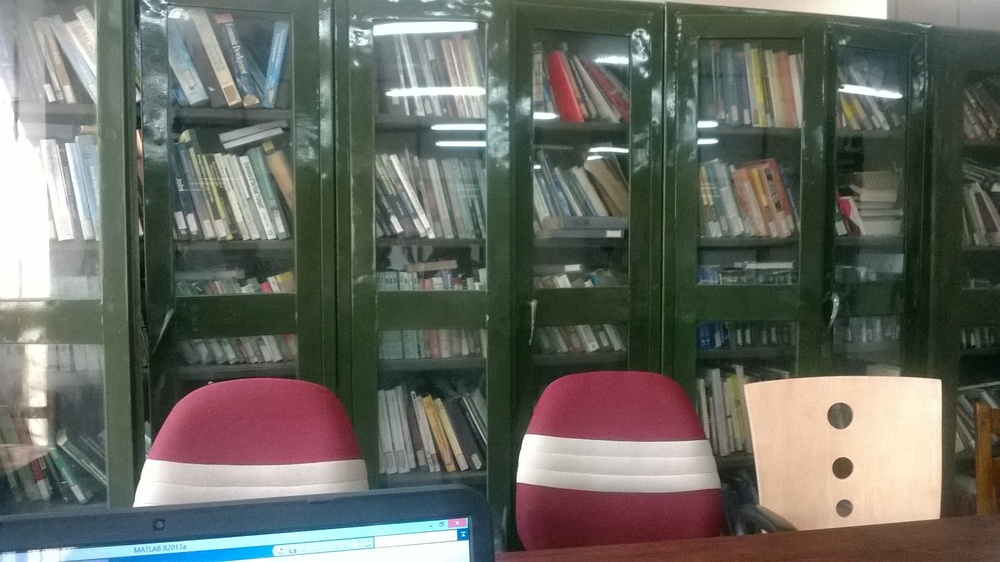
%> input picture classes/Codes/Codes_prerana/books.jpg, 1000 x 562 px, shrunk from 2592 x 1456 before the run
$ octave --eval "result = extractObject(rgb2gray(imread('books.jpg')));"   (GNU Octave 9; MATLAB toolbox functions it lacks are replaced by stand-ins)
%> lines starting %> are read from the running program, lines starting %| are printed output that depends on the picture; in (x1, y1, x2, y2) boxes, pixels count from 0 and x2, y2 are one past the last pixel; in counts of white or black regions, pixels touching at a corner belong together; the program's own positions count from 1
function [bw]=extractObject(im)
[l,num]=bwlabel(im);
%> l: size 562x1000 double; every value is 1
%> num = 1
stat=regionprops(l,'BoundingBox','Extrema');
%> stat = 1 region; box (x1, y1, x2, y2): (0, 0, 1000, 562)

bb=round(cat(1,stat.BoundingBox));
%> bb = [1 1 1000 562]
%disp(bb);
im=imcrop(im,bb);
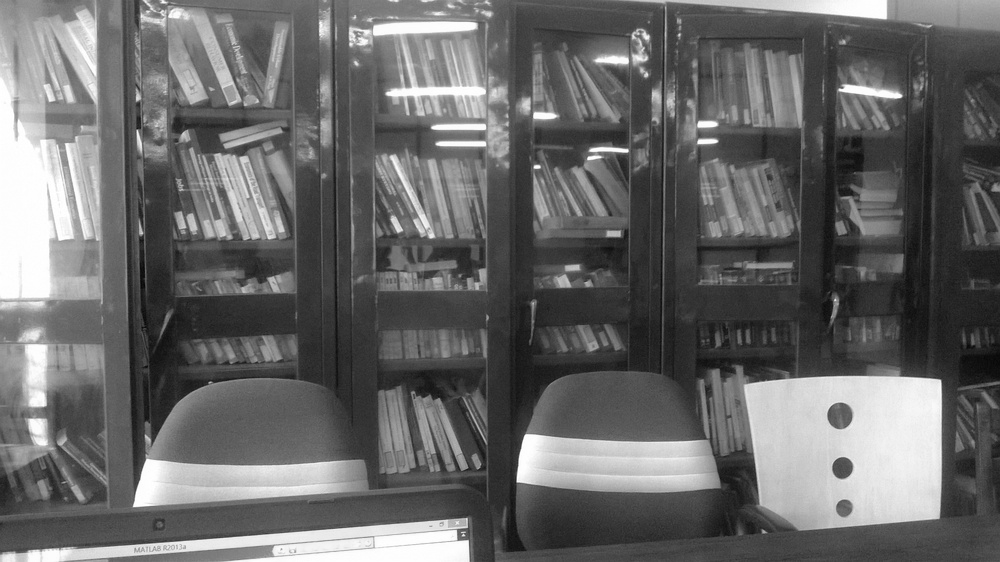
%> im: size 562x1000 uint8; min 5, max 255, mean 104.5

bw=imfill(im,'holes');
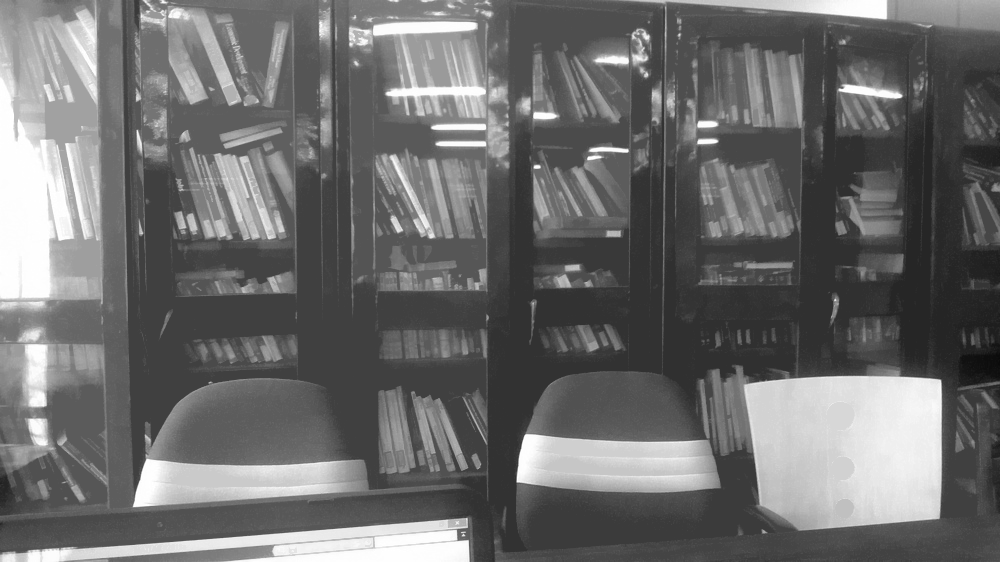
%> bw: size 562x1000 uint8; min 9, max 255, mean 108.8
figure,imshow(bw);

% stat=regionprops(bw,'Extrema');
% ex=round(cat(2,stat.Extrema));
% disp(ex);


end

$ run again, on classes/Codes/Codes_prerana/cross.jpg
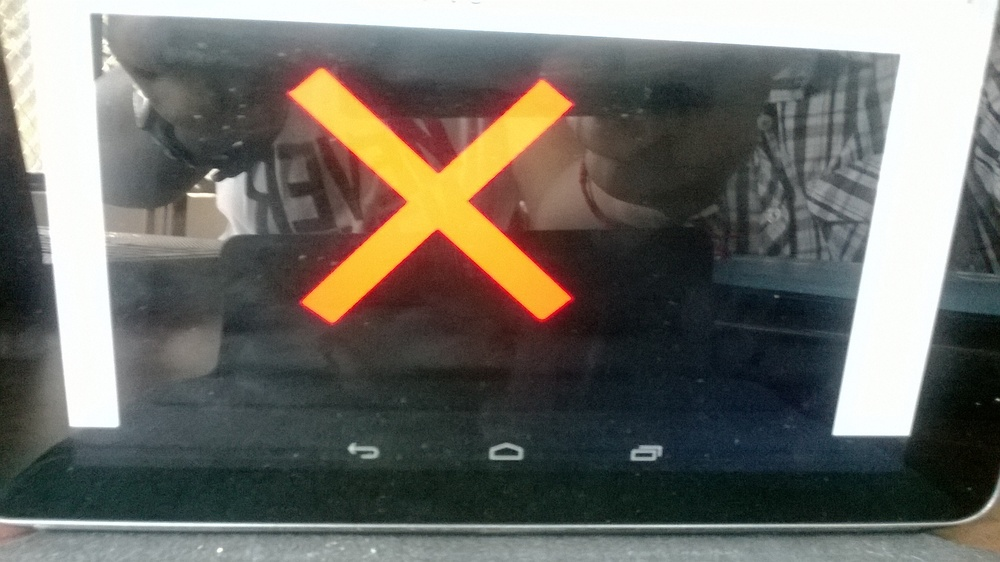
%> input picture classes/Codes/Codes_prerana/cross.jpg, 1000 x 562 px, shrunk from 2592 x 1456 before the run
%> l: size 562x1000 double; every value is 1
%> num = 1
%> stat = 1 region; box (x1, y1, x2, y2): (0, 0, 1000, 562)
%> bb = [1 1 1000 562]
%> in extractObject, `im=imcrop(im,bb);`:
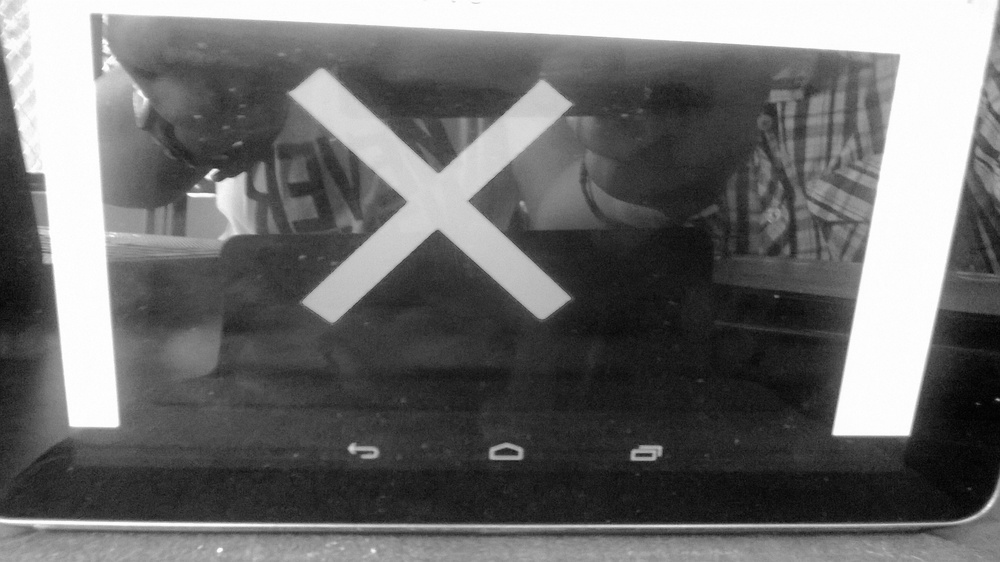
%> im: size 562x1000 uint8; min 1, max 255, mean 108.9
%> in extractObject, `bw=imfill(im,'holes');`:
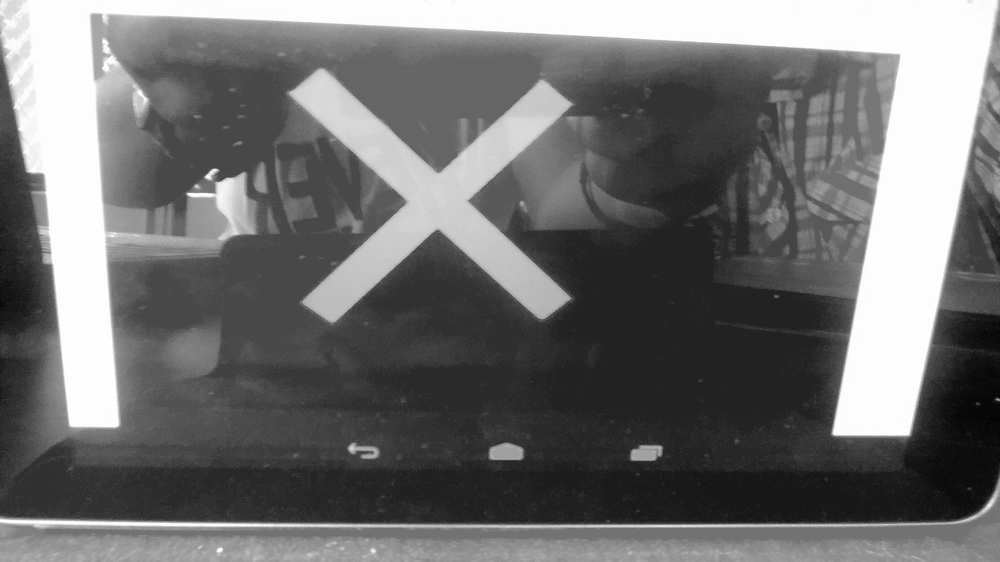
%> bw: size 562x1000 uint8; min 3, max 255, mean 111.9
